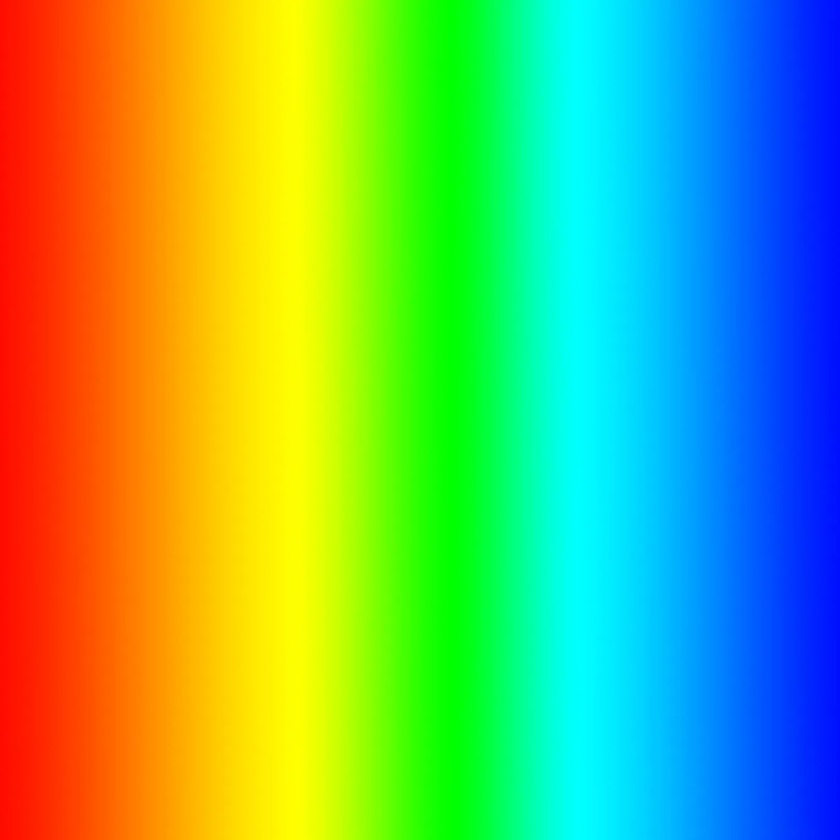
#> input picture rainbow-sq.jpg, 840 x 840 px, shrunk from 1333 x 1333 before the run
$ python image_thresholding.py
#> lines starting #> are read from the running program, lines starting #| are printed output that depends on the picture; after the words box and inside, x2 and y2 are one past the last pixel; in counts of white or black regions, pixels touching at a corner belong together
import numpy as np
import matplotlib.pyplot as plt
import cv2

def display(img,name):
    while True:
        cv2.imshow(name,img)

        if cv2.waitKey(0) == ord('q'):
            cv2.destroyAllWindows()
            return

img = cv2.imread("./rainbow-sq.jpg",0)
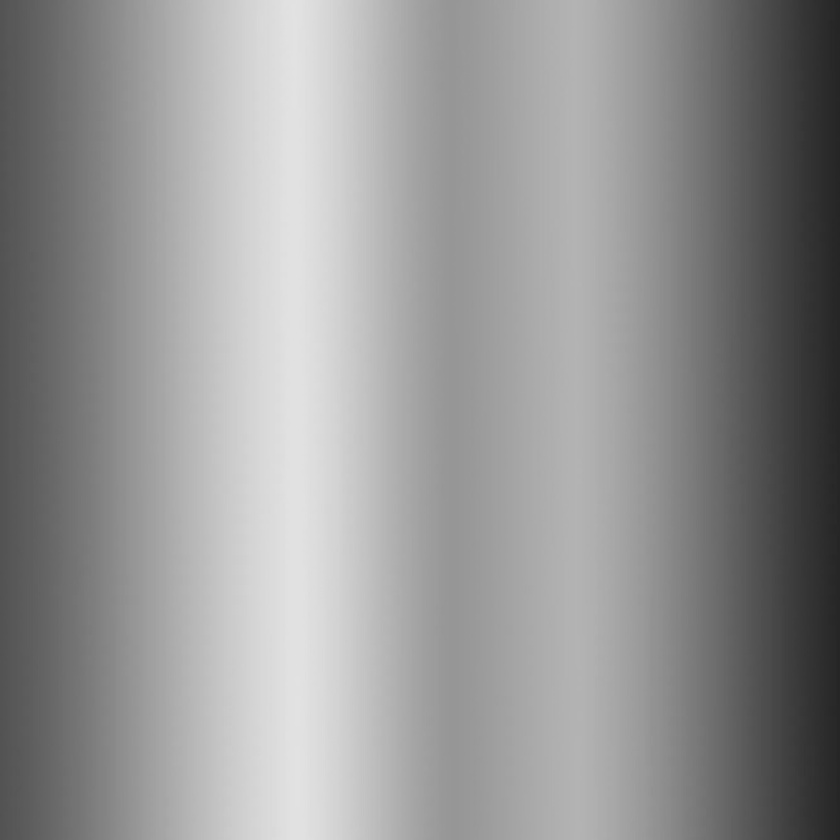
#> img: shape (840, 840); min 36, max 226, mean 149.4
plt.imshow(img,cmap='gray')
plt.show()

ret,thresh1 = cv2.threshold(img,127,255,cv2.THRESH_BINARY)
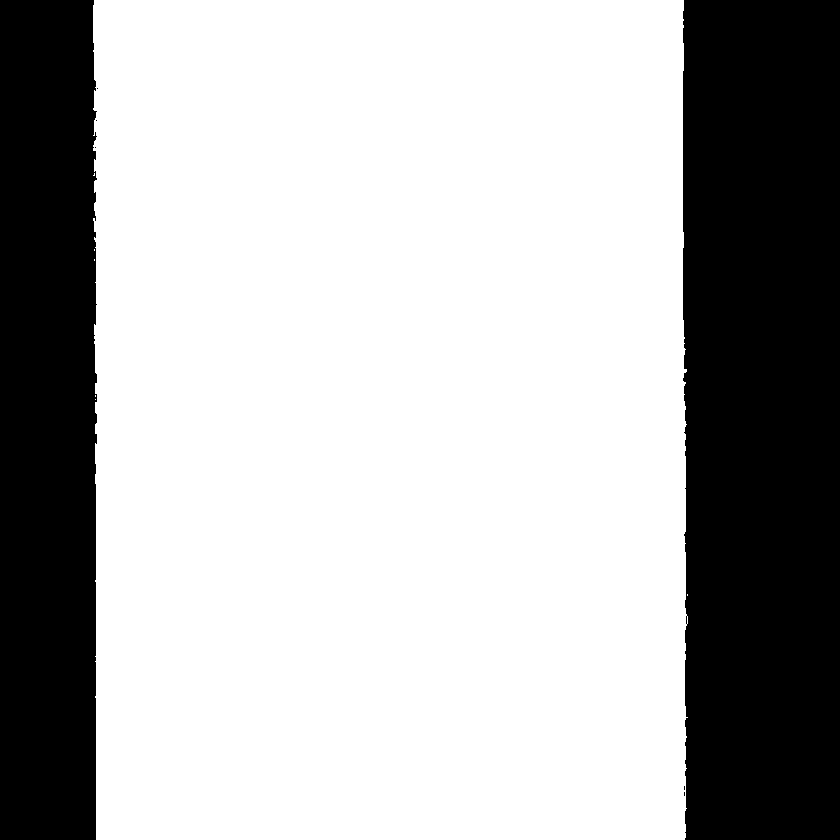
#> thresh1: shape (840, 840); 70.1% white; 7 black regions (5 under 20 px), largest, box (x1, y1, x2, y2) and area: (683, 0, 840, 840) 130538, (0, 0, 97, 840) 80127
plt.imshow(thresh1,cmap='gray')
plt.show()
